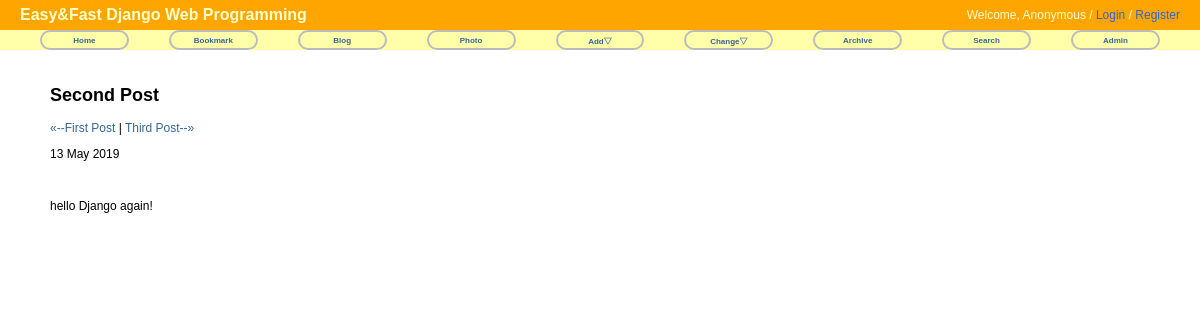
Page /blog/post/second-post/ on the committed database.
### blog/models.py (models this page shows)
class Post(models.Model):
    title = models.CharField('TITLE', max_length=50)
    slug = models.SlugField('SLUG', unique=True, allow_unicode=True, help_text='one word for title alias.')
    description = models.CharField('DESCRIPTION', max_length=100, blank=True, help_text='simple description text.')
    content = models.TextField('CONTENT')
    create_date = models.DateTimeField('Create Date', auto_now_add=True)
    modify_date = models.DateTimeField('Modify Date', auto_now=True)
    class Meta:
        verbose_name = 'post'
        verbose_name_plural = 'posts'
        db_table = 'my_post'
        ordering = ('-modify_date',)
    def __str__(self):
        return self.title
    def get_absolute_url(self):
        return reverse('blog:post_detail', args=(self.slug,))
    def get_previous_post(self):
        return self.get_previous_by_modify_date()
    def get_next_post(self):
        return self.get_next_by_modify_date()

### blog/views.py (the view)
# urls.py: url(r'^post/(?P<slug>[-\w]+)/$', PostDV.as_view(), name='post_detail'),
class PostDV(DetailView):
    model = Post

### blog/templates/blog/post_detail.html (shortened to what this page needs)
{% extends "base.html" %}
{% block content %}
<div id="content">
<h2>{{ object.title }}</h2>
<p class="other_posts">
	{% if object.get_previous_by_modify_date %}
	<a href="{{ object.get_previous_post.get_absolute_url }}" title="View previous post"> &laquo;--{{ object.get_previous_post }}</a>
	{% endif %}
	{% if object.get_next_by_modify_date %}
	| <a href="{{ object.get_next_post.get_absolute_url }}" title="View next post">{{ object.get_next_post }}--&raquo;</a>
	{% endif %}
</p>
<p class="date">{{ object.modify_date|date:"j F Y" }}</p>
<br/>
<div class="body">
	{{ object.content|linebreaks }}
</div>
</div>
{% endblock %}

### static/css/base.css (style rules this page uses)
body { font-family: "Lucida Grande", Verdana, Arial, sans-serif; font-size: 12px; }
div#content { position: absolute; top: 70px; left: 50px; right: 50px; }
a:link, a:visited { color: #369; text-decoration: none; }

### rows in the picture
Post: title "Second Post", get_previous_post "First Post", get_next_post "Third Post", modify_date "13 May 2019", content "hello Django again!"
